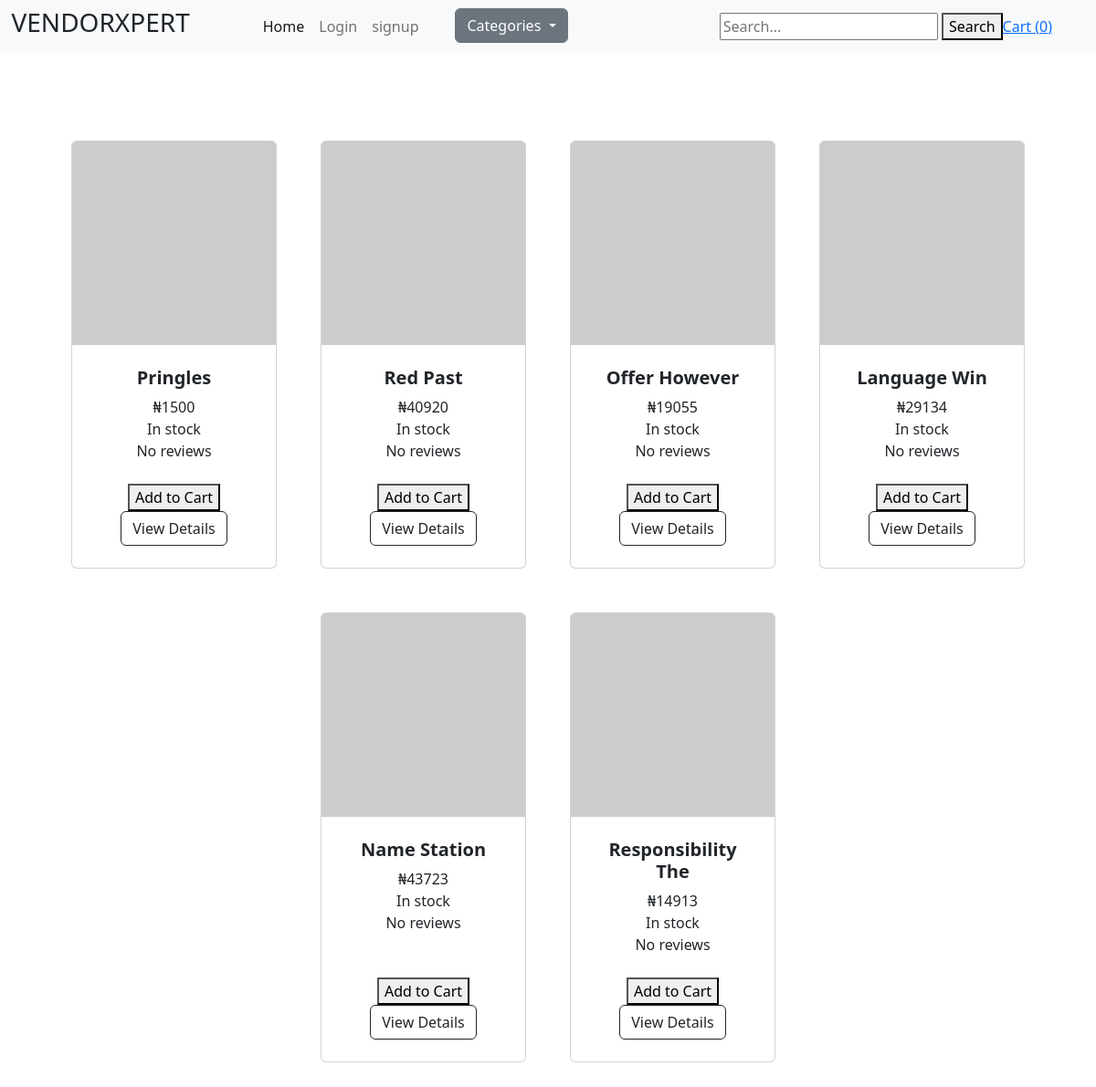
The app's page /search/ with its own data.
### store/models.py (models this page shows, shortened)
class Product(models.Model):
    DRAFT = "draft"
    WAITING_APPROVAL = "waiting approval"
    ACTIVE = 'active'
    DELETED = 'deleted'
    IN_STOCK = 'in stock'
    OUT_OF_STOCK = 'out of stock'
    STATUS_CHOICES = (
        (DRAFT , "draft"),
        (WAITING_APPROVAL , "waiting approval"),
        (ACTIVE , 'active'),
        (DELETED , 'deleted'),
    )
    STOCK_CHOICES = (
        (IN_STOCK , 'In stock'),
        (OUT_OF_STOCK , 'Out of stock'),
    )
    category = models.ForeignKey(Category, related_name='product', on_delete=models.CASCADE)
    vendor = models.ForeignKey(VendorProfile,related_name='product', on_delete=models.CASCADE)
    title = models.CharField(max_length=50)
    slug = models.SlugField()
    description = models.TextField()
    price = models.BigIntegerField()
    created_at = models.DateTimeField(auto_now=True)
    updated_at = models.DateTimeField(auto_now=True)
    product_image = models.ImageField(upload_to='uploads/product_image/', blank=True, null=True)
    thumbnail = models.ImageField(upload_to='uploads/product_image/thumbnail', blank=True, null=True)
    status = models.CharField(max_length=50, choices=STATUS_CHOICES, default=ACTIVE)
    stock = models.CharField(max_length=50, choices=STOCK_CHOICES, default=IN_STOCK)
    featured = models.BooleanField(default=False)
    class Meta:
        ordering = ('-created_at',)
    def display_price(self):
        return self.price
    def get_thumbnail(self):
        if self.thumbnail:
            return self.thumbnail.url
        else:
            if self.product_image:
                self.thumbnail = self.make_thumbnail(self.product_image)
                self.save()
                return self.thumbnail.url
            else:
                return 'https://via.placeholder.com/240x240x.jpg'

### store/views.py (the view)
# urls.py: path('search/', views.search, name='search'),
def search(request):
    query = request.GET.get('query','')
    product = Product.objects.filter(status=Product.ACTIVE, stock=Product.IN_STOCK).filter(Q(title__icontains=query) | Q(description__icontains=query))
    return render(request, 'store/search.html', {
        'query':query,
        'product':product
    })

### store/cart.py (called while the page is built)
    def __len__(self):
        return sum(item['quantity'] for item in self.cart.values())

### store/context_processors.py (called while the page is built)
def cart(request):
    return {'cart':Cart(request)}

### store/templatetags/menu.py (called while the page is built)
@register.inclusion_tag('store/menu.html')
def menu():
    categories = Category.objects.all()
    return {'categories':categories}

### store/templates/store/search.html (shortened to what this page needs)
{% extends 'core/base.html' %}
{% block body %}
{% if product %}
    {% include "store/partials/product.html" %}
{% else %}
There are no products matching this query
{% endif %}
{% endblock body %}

### store/templates/store/partials/product.html (shortened to what this page needs)
<section class="py-5">
    <div class="container px-4 px-lg-5 mt-5">
        <div class="row gx-4 gx-lg-5 row-cols-2 row-cols-md-3 row-cols-xl-4 justify-content-center">
            {% for products in product %}
            <div class="col mb-5">
                <div class="card h-100">
                        <img class="card-img-top" src="{{ products.get_thumbnail }}" alt="image of {{products.title}}" />
                    <div class="card-body p-4">
                        <div class="text-center">
                            <h5 class="fw-bolder">{{ products.title }}</h5>
                            <span>&#8358;</span>{{ products.display_price }}</br>
                            {{products.get_stock_display}}<br>
                            {% if product.comments %}
                                Average Rating:{{products.average_rating}}
                            {% else %}
                                No reviews
                            {% endif %}
                        </div>
                    </div>
                    <div class="card-footer p-4 pt-0 border-top-0 bg-transparent">
                        <div class="text-center"><button onclick="modifyCart('add', {{ products.id }})">Add to Cart</button></div>
                        <div class="text-center"><a class="btn btn-outline-dark mt-auto" href="{% url 'product_detail' products.category.slug products.slug %}">View Details</a></div>
                    </div>
                </div>
            </div>
            {% endfor %}
            </div>
        </div>
</section>

### records on screen
Product: title "Pringles", display_price "1500", stock "In stock"
Product: title "Red Past", display_price "40920", stock "In stock"
Product: title "Offer However", display_price "19055", stock "In stock"
Product: title "Language Win", display_price "29134", stock "In stock"
Product: title "Name Station", display_price "43723", stock "In stock"
Product: title "Responsibility The", display_price "14913", stock "In stock"

### other values on screen
{{ cart|length }} "0"
